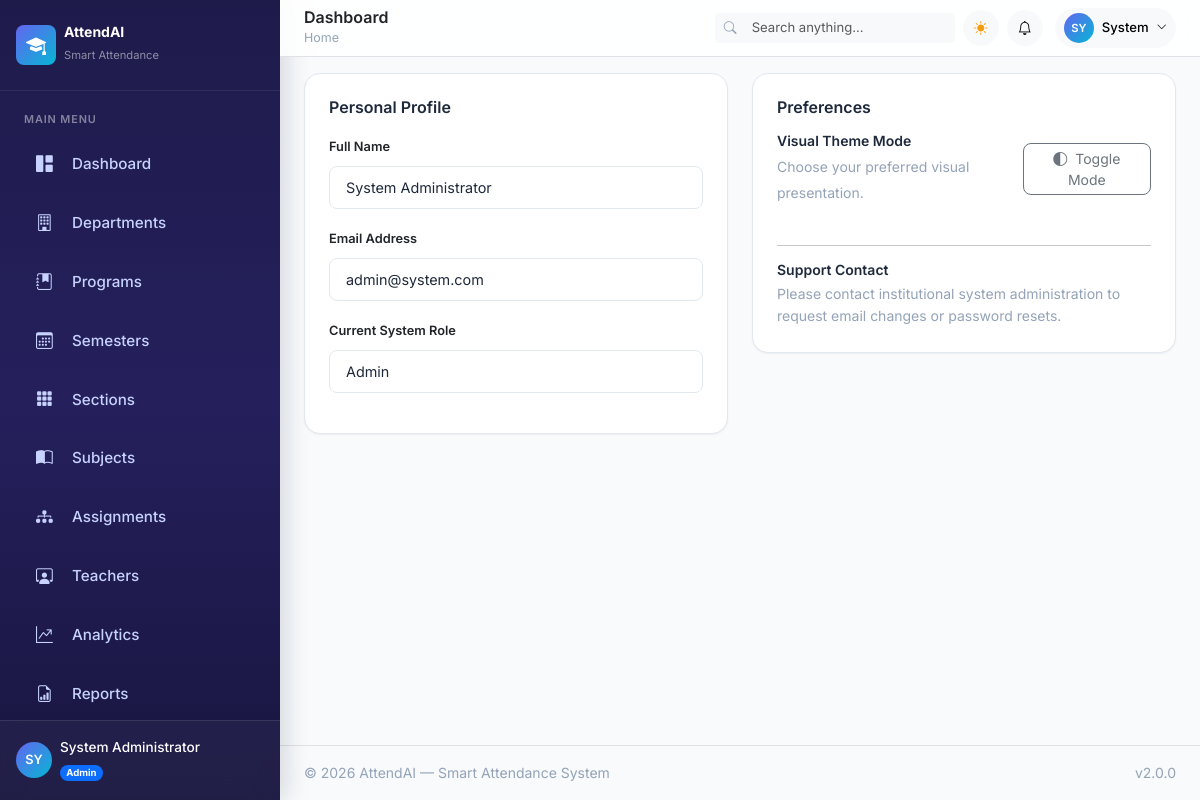
Screenshot of /settings/ (signed in) with the database file from the repository.
### app/models/user.py (models this page shows, shortened)
class User(UserMixin, db.Model):
    __tablename__ = 'users'
    id = db.Column(db.Integer, primary_key=True)
    email = db.Column(db.String(120), unique=True, nullable=False, index=True)
    password_hash = db.Column(db.String(256), nullable=False)
    full_name = db.Column(db.String(100), nullable=False)
    phone = db.Column(db.String(20), nullable=True)
    avatar = db.Column(db.String(255), nullable=True)
    role = db.Column(db.String(20), nullable=False, default='teacher') # 'admin', 'teacher', 'student'
    is_active = db.Column(db.Boolean, default=True, nullable=False)
    created_at = db.Column(db.DateTime, default=datetime.utcnow, nullable=False)
    last_login = db.Column(db.DateTime, nullable=True)
    theme_preference = db.Column(db.String(10), default='light', nullable=False)

### app/blueprints/settings.py (the view)
@settings_bp.route('/')
@login_required
def index():
    return render_template('settings/index.html')

### app/blueprints/auth.py (called while the page is built)
@login_manager.user_loader
def load_user(user_id):
    return User.query.get(int(user_id))

### app/services/notification_service.py (called while the page is built)
def get_unread_count(user_id):
    return Notification.query.filter_by(user_id=user_id, is_read=False).count()

### app/templates/settings/index.html (shortened to what this page needs)
{% extends "base.html" %}
{% block content %}
<div class="row g-4">
    <div class="col-md-6">
        <div class="card p-4">
            <h5 class="fw-semibold mb-3">Personal Profile</h5>
            <div class="mb-3">
                <label class="form-label" style="font-size:0.8rem; font-weight:600;">Full Name</label>
                <input type="text" class="form-control" value="{{ current_user.full_name }}" readonly>
            </div>
            <div class="mb-3">
                <label class="form-label" style="font-size:0.8rem; font-weight:600;">Email Address</label>
                <input type="email" class="form-control" value="{{ current_user.email }}" readonly>
            </div>
            <div class="mb-3">
                <label class="form-label" style="font-size:0.8rem; font-weight:600;">Current System Role</label>
                <input type="text" class="form-control text-capitalize" value="{{ current_user.role }}" readonly>
            </div>
        </div>
    </div>
    <div class="col-md-6">
        <div class="card p-4">
            <h5 class="fw-semibold mb-3">Preferences</h5>
            <div class="mb-4 d-flex justify-content-between align-items-center">
                <div>
                    <h6 class="mb-1 fw-semibold">Visual Theme Mode</h6>
                    <small class="text-muted">Choose your preferred visual presentation.</small>
                </div>
                <button class="btn btn-outline-secondary btn-sm px-3 rounded-3" onclick="toggleTheme()">
                    <i class="bi bi-circle-half me-1"></i> Toggle Mode
                </button>
            </div>
            <hr class="my-3">
            <h6 class="mb-1 fw-semibold">Support Contact</h6>
            <p class="text-muted small">Please contact institutional system administration to request email changes or password resets.</p>
        </div>
    </div>
</div>
{% endblock %}

### app/templates/components/sidebar.html (shortened to what this page needs)
<aside class="app-sidebar" id="appSidebar">
    <div class="sidebar-brand d-flex align-items-center gap-2 px-3 py-4">
        <div class="brand-icon d-flex align-items-center justify-content-center rounded-3" style="width:40px;height:40px;background:linear-gradient(135deg,#6366f1,#06b6d4);">
            <i class="bi bi-mortarboard-fill text-white fs-5"></i>
        </div>
        <div class="brand-text">
            <h6 class="mb-0 text-white fw-bold">AttendAI</h6>
            <small class="text-white-50" style="font-size:0.7rem;">Smart Attendance</small>
        </div>
    </div>
    <nav class="sidebar-nav flex-grow-1 px-2 py-2">
        <div class="nav-section">
            <span class="nav-section-label text-uppercase text-white-50 px-3 mb-2 d-block" style="font-size:0.65rem;letter-spacing:0.08em;">Main Menu</span>
            {% if current_user.role == 'admin' %}
            <a href="{{ url_for('admin.dashboard') }}" class="sidebar-link {{ 'active' if request.endpoint == 'admin.dashboard' }}">
                <i class="bi bi-grid-1x2-fill"></i><span>Dashboard</span>
            </a>
            <a href="{{ url_for('admin.departments') }}" class="sidebar-link {{ 'active' if request.endpoint == 'admin.departments' }}">
                <i class="bi bi-building"></i><span>Departments</span>
            </a>
            <a href="{{ url_for('admin.programs') }}" class="sidebar-link {{ 'active' if request.endpoint == 'admin.programs' }}">
                <i class="bi bi-journal-bookmark-fill"></i><span>Programs</span>
            </a>
            <a href="{{ url_for('admin.semesters') }}"
                class="sidebar-link {{ 'active' if request.endpoint == 'admin.semesters' }}">
                <i class="bi bi-calendar3"></i>
                <span>Semesters</span>
            </a>
            <a href="{{ url_for('admin.sections') }}"
                class="sidebar-link {{ 'active' if request.endpoint == 'admin.sections' }}">
                <i class="bi bi-grid-3x3-gap-fill"></i>
                <span>Sections</span>
            </a>
            <a href="{{ url_for('admin.subjects') }}" class="sidebar-link {{ 'active' if request.endpoint == 'admin.subjects' }}">
                <i class="bi bi-book-half"></i><span>Subjects</span>
            </a>
            <a href="{{ url_for('admin.assignments') }}"class="sidebar-link {{ 'active' if request.endpoint == 'admin.assignments' }}">
                <i class="bi bi-diagram-3-fill"></i>
                <span>Assignments</span>
            </a>
            <a href="{{ url_for('admin.teachers') }}" class="sidebar-link {{ 'active' if request.endpoint == 'admin.teachers' }}">
                <i class="bi bi-person-workspace"></i><span>Teachers</span>
            </a>
            <a href="{{ url_for('analytics.dashboard') }}" class="sidebar-link {{ 'active' if request.endpoint == 'analytics.dashboard' }}">
                <i class="bi bi-graph-up-arrow"></i><span>Analytics</span>
            </a>
            <a href="{{ url_for('reports.index') }}" class="sidebar-link {{ 'active' if request.endpoint == 'reports.index' }}">
                <i class="bi bi-file-earmark-bar-graph"></i><span>Reports</span>
            </a>
            {% endif %}
        </div>
    </nav>
    <div class="sidebar-user px-3 py-3 border-top border-white border-opacity-10">
        <div class="d-flex align-items-center gap-2">
            <div class="user-avatar d-flex align-items-center justify-content-center rounded-circle flex-shrink-0" style="width:36px;height:36px;background:linear-gradient(135deg,#6366f1,#06b6d4);font-size:0.8rem;font-weight:600;color:#fff;">
                {{ current_user.full_name[:2]|upper if current_user.full_name else 'U' }}
            </div>
            <div class="overflow-hidden">
                <div class="text-white text-truncate fw-medium" style="font-size:0.85rem;">{{ current_user.full_name or 'User' }}</div>
                <span class="badge rounded-pill {% if current_user.role == 'admin' %}bg-primary{% elif current_user.role == 'teacher' %}bg-info{% else %}bg-success{% endif %}" style="font-size:0.6rem;">
                    {{ current_user.role|capitalize }}
                </span>
            </div>
        </div>
    </div>
</aside>

### app/templates/components/navbar.html (shortened to what this page needs)
<header class="app-navbar sticky-top bg-white border-bottom px-4 py-2 d-flex align-items-center justify-content-between" style="z-index:1020;backdrop-filter:blur(12px);background:rgba(255,255,255,0.85)!important;">
    <div class="d-flex align-items-center gap-3">
        <div>
            <h5 class="mb-0 fw-semibold text-dark">{% block page_title %}Dashboard{% endblock %}</h5>
            <nav aria-label="breadcrumb" class="d-none d-md-block">
                <ol class="breadcrumb mb-0" style="font-size:0.78rem;">
                    <li class="breadcrumb-item"><a href="#" class="text-decoration-none text-muted">Home</a></li>
                </ol>
            </nav>
        </div>
    </div>
    <div class="d-flex align-items-center gap-2">
        {% if current_user.role == 'admin' %}
        <div class="input-group input-group-sm d-none d-xl-flex" style="width:240px;">
            <span class="input-group-text bg-light border-end-0 border-light"><i class="bi bi-search text-muted" style="font-size:0.8rem;"></i></span>
            <input type="text" class="form-control form-control-sm bg-light border-start-0 border-light" placeholder="Search anything..." id="globalSearch" style="font-size:0.82rem;">
        </div>
        {% endif %}
        <button class="btn btn-light btn-sm rounded-circle d-flex align-items-center justify-content-center" style="width:36px;height:36px;" onclick="toggleTheme()" id="themeToggleBtn" aria-label="Toggle theme">
            <i class="bi bi-sun-fill text-warning" id="themeIcon"></i>
        </button>
        <div class="dropdown">
            <button class="btn btn-light btn-sm rounded-circle d-flex align-items-center justify-content-center position-relative" style="width:36px;height:36px;" data-bs-toggle="dropdown" data-bs-auto-close="outside" aria-expanded="false" aria-label="Notifications">
                <i class="bi bi-bell"></i>
            </button>
        </div>
        <div class="dropdown ms-1">
            <button class="btn btn-light btn-sm rounded-pill d-flex align-items-center gap-2 px-2 py-1" data-bs-toggle="dropdown" aria-expanded="false">
                <div class="d-flex align-items-center justify-content-center rounded-circle" style="width:30px;height:30px;background:linear-gradient(135deg,#6366f1,#06b6d4);font-size:0.7rem;font-weight:600;color:#fff;">
                    {{ current_user.full_name[:2]|upper if current_user.full_name else 'U' }}
                </div>
                <span class="d-none d-md-inline fw-medium" style="font-size:0.82rem;">{{ current_user.full_name.split(' ')[0] if current_user.full_name else 'User' }}</span>
                <i class="bi bi-chevron-down" style="font-size:0.65rem;"></i>
            </button>
        </div>
    </div>
</header>

### app/static/css/main.css (style rules this page uses)
:root { --primary: #6366f1; --primary-rgb: 99, 102, 241; --primary-light: #818cf8; --primary-dark: #4f46e5; --primary-darker: #3730a3; --accent: #06b6d4; --accent-rgb: 6, 182, 212; --accent-light: #22d3ee; --success: #10b981; --success-rgb: 16, 185, 129; --warning: #f59e0b; --warning-rgb: 245, 158, 11; --danger: #ef4444; --danger-rgb: 239, 68, 68; --bg-primary: #f8fafc; --bg-secondary: #f1f5f9; --bg-card: #ffffff; --bg-sidebar: #1e1b4b; --bg-sidebar-hover: #312e81; --bg-sidebar-active: #3730a3; --text-primary: #1e293b; --text-secondary: #64748b; --text-muted: #94a3b8; --text-sidebar: #c7d2fe; --text-sidebar-active: #ffffff; --border-color: #e2e8f0; --border-light: #f1f5f9; --shadow-sm: 0 1px 2px rgba(0, 0, 0, 0.05); --shadow-md: 0 4px 6px -1px rgba(0, 0, 0, 0.1), 0 2px 4px -2px rgba(0, 0, 0, 0.1); --shadow-lg: 0 10px 15px -3px rgba(0, 0, 0, 0.1), 0 4px 6px -4px rgba(0, 0, 0, 0.1); --shadow-xl: 0 20px 25px -5px rgba(0, 0, 0, 0.1), 0 8px 10px -6px rgba(0, 0, 0, 0.1); --radius-sm: 8px; --radius-md: 12px; --radius-lg: 16px; --radius-xl: 24px; --glass-bg: rgba(255, 255, 255, 0.7); --glass-border: rgba(255, 255, 255, 0.3); --transition-fast: 150ms ease; --transition-base: 250ms ease; --transition-slow: 350ms ease; --font-sans: 'Inter', -apple-system, BlinkMacSystemFont, 'Segoe UI', sans-serif; --font-mono: 'JetBrains Mono', monospace; --sidebar-width: 280px; --sidebar-collapsed-width: 80px; --navbar-height: 70px; }
*, *::before, *::after { box-sizing: border-box; margin: 0; padding: 0; }
html { scroll-behavior: smooth; font-size: 16px; }
body { font-family: var(--font-sans); background: var(--bg-primary); color: var(--text-primary); line-height: 1.6; transition: background var(--transition-base), color var(--transition-base); -webkit-font-smoothing: antialiased; -moz-osx-font-smoothing: grayscale; }
a { color: var(--primary); text-decoration: none; transition: color var(--transition-fast); }
button { font-family: inherit; }
.app-body { display: flex; min-height: 100vh; }
.sidebar-brand { padding: 24px 20px; display: flex; align-items: center; gap: 12px; border-bottom: 1px solid rgba(255, 255, 255, 0.1); flex-shrink: 0; }
.sidebar-nav { flex: 1; padding: 16px 12px; overflow-y: auto; }
.sidebar-user { display: flex; align-items: center; gap: 12px; }
h5 { font-size: 1rem; font-weight: 600; color: var(--text-primary); }
h6 { font-size: 0.875rem; font-weight: 600; color: var(--text-primary); }
p { margin-bottom: 1rem; }
p:last-child { margin-bottom: 0; }
.text-muted { color: var(--text-muted) !important; }
.text-warning { color: var(--warning) !important; }
small, .text-sm { font-size: 0.875rem; }
* { scrollbar-width: thin; scrollbar-color: rgba(var(--primary-rgb), 0.3) transparent; }
.d-flex { display: flex; }
.d-none { display: none; }
.d-block { display: block; }
.overflow-hidden { overflow: hidden; }
.position-relative { position: relative; }
.app-sidebar { width: var(--sidebar-width); background: linear-gradient( 180deg, #1e1b4b 0%, #25205c 50%, #18153f 100% ); height: 100vh; position: fixed; left: 0; top: 0; z-index: 1000; display: flex; flex-direction: column; box-shadow: 6px 0 24px rgba(15, 23, 42, 0.15); }
.sidebar-brand { border-bottom: 1px solid rgba(255,255,255,0.08); min-height: 80px; }
.sidebar-nav { flex: 1; overflow-y: auto !important; overflow-x: hidden; min-height: 0; padding-top: 8px; }
.sidebar-link { display: flex; align-items: center; gap: 14px; color: var(--text-sidebar); padding: 14px 18px; margin: 4px 10px; border-radius: 14px; font-size: 0.95rem; font-weight: 500; transition: all 0.25s ease; text-decoration: none; }
.sidebar-link i { width: 22px; font-size: 1.05rem; flex-shrink: 0; }
.sidebar-link span { white-space: nowrap; }
.nav-section-label { color: rgba(255,255,255,0.45) !important; font-size: 0.68rem !important; font-weight: 600; margin-top: 12px; }
.sidebar-user { background: rgba(255,255,255,0.04); backdrop-filter: blur(10px); }

### app/static/css/components.css (style rules this page uses)
.card { background: var(--bg-card); border-radius: var(--radius-lg); border: 1px solid var(--border-color); box-shadow: var(--shadow-sm); transition: all var(--transition-base); overflow: hidden; }
.form-control, .form-select { border-radius: var(--radius-sm); border: 1px solid var(--border-color); padding: 10px 16px; font-size: 0.9rem; background-color: var(--bg-card); color: var(--text-primary); transition: border-color var(--transition-fast), box-shadow var(--transition-fast); }

### rows the page displays
User: full_name "SY", full_name "System Administrator", role "Admin", full_name "System", email "admin@system.com", role "admin"
